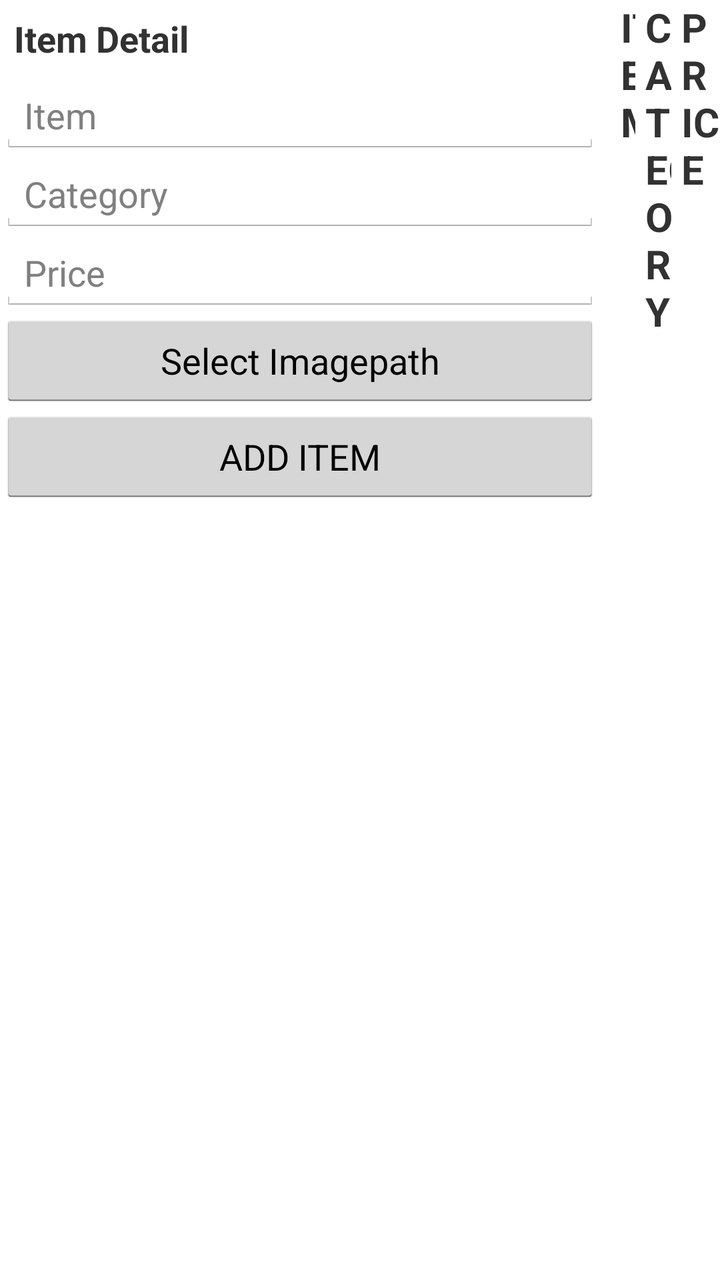
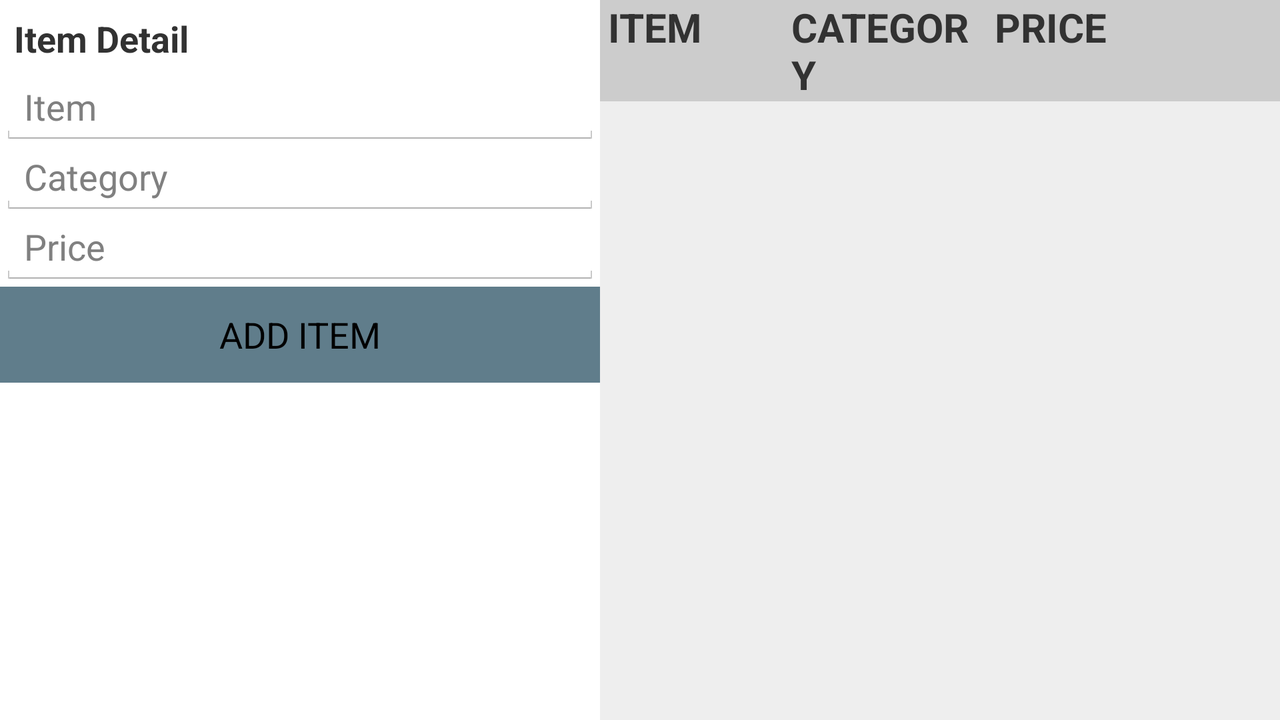

Compare how this app lays out the same screen by default and in its alternative resource folder. The renders come first, then the two layout files and the values they reference.
<!-- AndroidManifest.xml: application theme AppTheme -->
<!-- res/layout/itemsmgmt.xml -->
<?xml version="1.0" encoding="utf-8"?>
<LinearLayout xmlns:android="http://schemas.android.com/apk/res/android"
    android:id="@+id/LinearLayout1"
    android:layout_width="match_parent"
    android:layout_height="match_parent"
    android:gravity="start"
    android:orientation="horizontal">

    <TableLayout
        android:layout_width="300dp"
        android:layout_height="match_parent">

        <TableRow
            android:id="@+id/et_item_id"
            android:layout_width="match_parent"
            android:layout_height="wrap_content">

            <TextView
                android:id="@+id/textView1"
                android:textStyle="bold"
                android:textSize="18sp"
                android:layout_width="match_parent"
                android:layout_height="wrap_content"
                android:padding="7dp"
                android:text="Item Detail" />
        </TableRow>

        <LinearLayout
            android:id="@+id/LinearLayout2"
            android:layout_width="wrap_content"
            android:layout_height="wrap_content">

            <EditText
                android:id="@+id/item_id"
                android:inputType="textNoSuggestions"
                android:layout_width="match_parent"
                android:layout_height="wrap_content"
                android:hint="Item">

                <requestFocus />
            </EditText>
        </LinearLayout>

        <LinearLayout
            android:id="@+id/LinearLayout3"
            android:layout_width="fill_parent"
            android:layout_height="wrap_content">

            <EditText
                android:id="@+id/category_id"
                android:inputType="textNoSuggestions"
                android:layout_width="match_parent"
                android:layout_height="wrap_content"
                android:textAllCaps="true"
                android:ems="10"
                android:hint="Category" />

        </LinearLayout>

        <LinearLayout
            android:layout_width="wrap_content"
            android:layout_height="wrap_content"
            android:orientation="vertical">

            <EditText
                android:id="@+id/price_id"
                android:inputType="number"
                android:layout_width="match_parent"
                android:layout_height="wrap_content"
                android:hint="Price" />

        </LinearLayout>
        <LinearLayout
            android:layout_width="wrap_content"
            android:layout_height="wrap_content"
            android:orientation="vertical">

            <Button
                android:id="@+id/buttonLoadPicture"
                android:layout_width="fill_parent"
                android:layout_height="wrap_content"
                android:layout_gravity="center"
                android:layout_weight="0"
                android:text="Select Imagepath" >
            </Button>


        </LinearLayout>
        <LinearLayout
            android:id="@+id/LinearLayout4"
            android:layout_width="310dp"
            android:layout_height="wrap_content"
            android:orientation="horizontal">

            <Button
                android:id="@+id/additembutton"
                android:layout_width="fill_parent"
                android:layout_height="wrap_content"
                android:text="ADD ITEM" />

        </LinearLayout>
    </TableLayout>

    <LinearLayout
        android:layout_width="match_parent"
        android:layout_height="match_parent"
        android:orientation="vertical">

        <LinearLayout
            android:layout_width="match_parent"
            android:layout_height="wrap_content"
            android:orientation="horizontal">
            <TextView
                android:id="@+id/path"
                android:layout_width="0dp"
                android:textSize="20sp"
                android:textStyle="bold"
                android:paddingStart="4dp"
                android:gravity="start"
                android:layout_height="wrap_content"
                android:layout_weight=".8"/>
            <TextView
                android:id="@+id/tv_item_id"
                android:layout_width="0dp"
                android:textSize="20dp"
                android:textStyle="bold"
                android:paddingStart="4dp"
                android:gravity="start"
                android:layout_height="wrap_content"
                android:layout_weight="1.4"
                android:text="ITEM"/>

            <TextView
                android:id="@+id/tv_category_id"
                android:layout_width="0dp"
                android:layout_marginLeft="5dp"
                android:textStyle="bold"
                android:textSize="20sp"
                android:gravity="start"
                android:layout_height="wrap_content"
                android:layout_weight="1.60"
                android:text="CATEGORY"/>

            <TextView
                android:id="@+id/tv_price_id"
                android:layout_width="0dp"
                android:textSize="20dp"
                android:textStyle="bold"
                android:layout_marginLeft="5dp"
                android:gravity="start"
                android:layout_height="wrap_content"
                android:layout_weight="2.30"
                android:text="PRICE"/>

        </LinearLayout>
        <ListView
            android:id="@+id/itemlistview"
            android:layout_width="match_parent"
            android:layout_height="match_parent">
        </ListView>

    </LinearLayout>

</LinearLayout>
<!-- resources referenced by this layout -->
<resources>
  <style name="AppTheme" parent="android:Theme.Holo.Light.DarkActionBar">
      </style>
</resources>
<!-- res/layout-land/itemsmgmt.xml (the repository's variant of the layout above) -->
<!-- drawn on the phone turned sideways -->
<?xml version="1.0" encoding="utf-8"?>
<LinearLayout xmlns:android="http://schemas.android.com/apk/res/android"
    android:id="@+id/LinearLayout1"
    android:layout_width="match_parent"
    android:layout_height="match_parent"
    android:gravity="left"
    android:orientation="horizontal">

    <TableLayout
        android:layout_width="300dp"
        android:layout_height="match_parent">

        <TableRow
            android:id="@+id/et_item_id"
            android:layout_width="match_parent"
            android:layout_height="wrap_content">

            <TextView
                android:id="@+id/textView1"
                android:textStyle="bold"
                android:textSize="18sp"
                android:layout_width="match_parent"
                android:layout_height="wrap_content"
                android:padding="7dp"
                android:text="Item Detail" />
        </TableRow>

        <LinearLayout
            android:id="@+id/LinearLayout2"
            android:layout_width="wrap_content"
            android:layout_height="wrap_content">

            <EditText
                android:id="@+id/item_id"
                android:inputType="textNoSuggestions"
                android:layout_width="match_parent"
                android:layout_height="35dp"
                android:hint="Item">

                <requestFocus />
            </EditText>
        </LinearLayout>

        <LinearLayout
            android:id="@+id/LinearLayout3"
            android:layout_width="fill_parent"
            android:layout_height="wrap_content">

            <EditText
                android:id="@+id/category_id"
                android:inputType="textNoSuggestions"
                android:layout_width="match_parent"
                android:layout_height="35dp"
                android:textAllCaps="true"
                android:ems="10"
                android:hint="Category" />

        </LinearLayout>

        <LinearLayout
            android:layout_width="wrap_content"
            android:layout_height="wrap_content"
            android:orientation="vertical">

            <EditText android:numeric="integer"
                android:id="@+id/price_id"
                android:inputType="number"
                android:layout_width="match_parent"
                android:layout_height="35dp"
                android:hint="Price" />

        </LinearLayout>

        <LinearLayout
            android:id="@+id/LinearLayout4"
            android:layout_width="310dp"
            android:layout_height="wrap_content"
            android:orientation="horizontal">

            <Button
                android:id="@+id/additembutton"
                android:background="#607D8B"
                android:layout_width="fill_parent"
                android:layout_height="wrap_content"
                android:text="ADD ITEM" />
        </LinearLayout>
    </TableLayout>

    <LinearLayout
        android:layout_width="match_parent"
        android:layout_height="match_parent"
        android:orientation="vertical"
        android:background="#eee">

        <LinearLayout
            android:layout_width="match_parent"
            android:layout_height="wrap_content"
            android:background="#ccc"
            android:orientation="horizontal">
            <TextView
                android:id="@+id/tv_item_id"
                android:layout_width="0dp"
                android:textSize="20dp"
                android:textStyle="bold"
                android:paddingStart="4dp"
                android:gravity="start"
                android:layout_height="wrap_content"
                android:layout_weight="1.5"
                android:text="ITEM"/>

            <TextView
                android:id="@+id/tv_category_id"
                android:layout_width="0dp"
                android:layout_marginLeft="5dp"
                android:textStyle="bold"
                android:textSize="20dp"
                android:gravity="start"
                android:layout_height="wrap_content"
                android:layout_weight="1.60"
                android:text="CATEGORY"/>

            <TextView
                android:id="@+id/tv_price_id"
                android:layout_width="0dp"
                android:textSize="20dp"
                android:textStyle="bold"
                android:layout_marginLeft="5dp"
                android:gravity="start"
                android:layout_height="wrap_content"
                android:layout_weight="2.35"
                android:text="PRICE"/>

        </LinearLayout>
        <ListView
            android:id="@+id/itemlistview"
            android:layout_width="match_parent"
            android:layout_height="match_parent">
        </ListView>

    </LinearLayout>

</LinearLayout>
